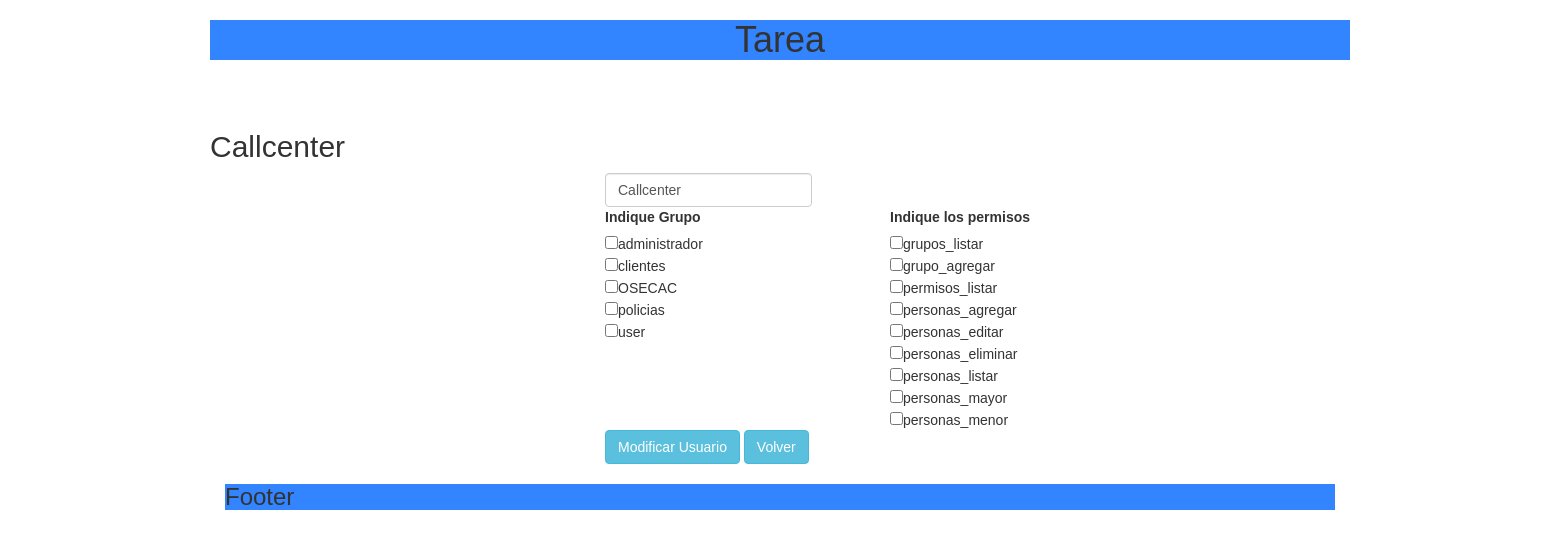
Screenshot of /editarUsuario.php?id=12 with the database file from the repository.
### tables this page shows
CREATE TABLE `usuarios` (
  `id` int(11) NOT NULL,
  `username` varchar(255) NOT NULL,
  `salt` varchar(255) NOT NULL,
  `password` varchar(255) NOT NULL,
  `fecha_alta` datetime NOT NULL DEFAULT CURRENT_TIMESTAMP,
  `ultimo_logueo` datetime DEFAULT NULL
);

CREATE TABLE `grupos` (
  `id` int(11) NOT NULL,
  `name` varchar(255) NOT NULL
);

CREATE TABLE `permisos` (
  `id` int(11) NOT NULL,
  `name` varchar(255) NOT NULL
);

### functions/funciones.php (called while the page is built, shortened)
<?php
function getPermisos() {
    $pdo = conectar();
    $statement = $pdo->prepare("SELECT *"
            . "FROM permisos");
    $statement->execute();
    $result = $statement->fetchAll();
    return $result;
}
function getUsuarioConPermisos($id) {
    $pdo = conectar();
    $statement = $pdo->prepare("SELECT u.id as usuario_id, u.username AS username, u.password AS password, p.id AS permiso_id, p.name AS permiso_nombre
                                FROM usuarios u INNER JOIN usuarios_permisos up ON
                                      u.id = up.user_id INNER JOIN permisos p ON
                                      p.id = up.permisos_id
                                WHERE u.id = $id"
    );
    $statement->execute();
    $result = $statement->fetchAll();
    return $result;
}
function getUsuarioConGrupos($id) {
    $pdo = conectar();
    $statement = $pdo->prepare("SELECT u.id AS usuario_id, u.username AS username, u.password AS password, g.id AS grupo_id, g.name AS grupo_name
                                FROM usuarios u INNER JOIN usuarios_grupos ug ON
                                    u.id = ug.user_id INNER JOIN grupos g ON
                                    ug.group_id = g.id
                                WHERE u.id = $id");
    $statement->execute();
    $result = $statement->fetchAll();
    return $result;
}
function usuarioPerteneceGrupo($gruposUsuario, $idGrupo) {
    return FALSE;
}
function getUsuario($id) {
    $pdo = conectar();
    $statement = $pdo->prepare("SELECT *
                                FROM usuarios u
                                WHERE u.id = $id");
    $statement->execute();
    $result = $statement->fetchAll();
    return $result;
}
function grupoTienePermiso($permisosDeGrupos, $idPermiso) {
    return FALSE;
}
function getGrupos() {
    $pdo = conectar();
    $statement = $pdo->prepare("SELECT *
                               FROM grupos");
    $statement->execute();
    $result = $statement->fetchAll();
    return $result;
}
?>

### web/editarUsuario.php (the view, shortened to what this page needs)
<?php
require_once("../functions/funciones.php");
?>
<!DOCTYPE html>
<html>
    <head>
    </head>
    <body>
        <br/>
        <br/>
        <?php
        $usuarioID = $_GET['id'];
        $permisosUsuario = getUsuarioConPermisos($usuarioID);
        $gruposUsuario = getUsuarioConGrupos($usuarioID);
        $usuario = getUsuario($usuarioID);
        ?>
        <h2> <?php echo ucfirst($usuario[0]['username']) ?></h2>
        <div id="editarGrupo" class="col-md-12 col-md-offset-4">
            <form class="form-inline" action="../functions/funEditarUsuario.php" method="POST">
                <input type="text" class="form-control" value="<?php echo ucfirst($usuario[0]['username']) ?>" name="username"><br/>
                <div class="row">
                    <div class="col-sm-3">
                        <label>Indique Grupo</label><br/>
<?php
foreach (getGrupos() as $grupo) {
    if (usuarioPerteneceGrupo($gruposUsuario, $grupo['id'])) {
        $checked = "checked";
    } else {
        $checked = "";
    }
    ?>
                            <input type="checkbox" name="grupos[]" value="<?php echo $grupo['id'] ?>" <?php echo $checked ?>><?php echo $grupo['name'] ?><br/>
                            <?php
                        }
                        ?>
                    </div>
                    <div class="col-sm-3">
                        <label>Indique los permisos</label><br/>
<?php
foreach (getPermisos() as $permiso) {
    if (grupoTienePermiso($permisosUsuario, $permiso['id'])) {
        $checked = "checked";
    } else {
        $checked = "";
    }
    ?>
                            <input type="checkbox" name="permisos[]" value="<?php echo $permiso['id'] ?>" <?php echo $checked ?>><?php echo $permiso['name'] ?><br/>
    <?php
}
?>
                    </div>
                </div>
                <input type="submit" value="Modificar Usuario" class="btn btn-info">
                <a href="verUsuarios.php" class="btn btn-info">Volver</a>
            </form>
        </div>
    </body>
</html>

### web/css/main.css (style rules this page uses)
body { font-family: sans-serif; }

### rows the page displays
usuarios: username "Callcenter"
grupos: name "administrador"
grupos: name "clientes"
grupos: name "OSECAC"
grupos: name "policias"
grupos: name "user"
permisos: name "grupos_listar"
permisos: name "grupo_agregar"
permisos: name "permisos_listar"
permisos: name "personas_agregar"
permisos: name "personas_editar"
permisos: name "personas_eliminar"
permisos: name "personas_listar"
permisos: name "personas_mayor"
permisos: name "personas_menor"
